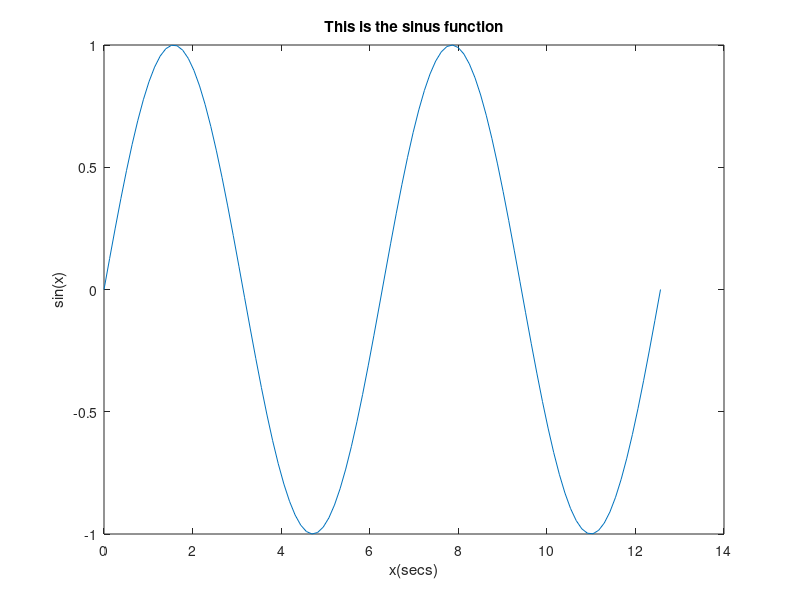

MATLAB code for this plot:
x = linspace(0,4*pi,100);
y = sin(x);
plot(x,y);
title('This is the sinus function');
xlabel('x(secs)');
ylabel('sin(x)');